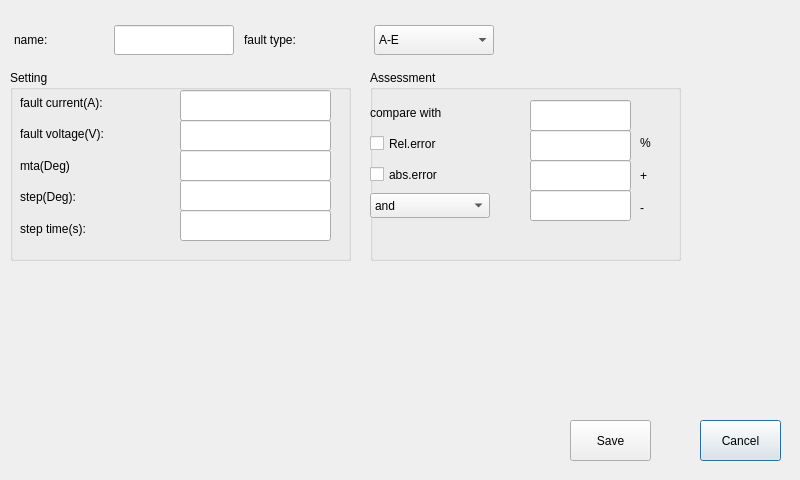
<?xml version="1.0" encoding="UTF-8"?>
<ui version="4.0">
 <class>PowerPara</class>
 <widget class="QDialog" name="PowerPara">
  <property name="geometry">
   <rect>
    <x>0</x>
    <y>0</y>
    <width>800</width>
    <height>480</height>
   </rect>
  </property>
  <property name="windowTitle">
   <string>Dialog</string>
  </property>
  <widget class="QPushButton" name="pushButton_2">
   <property name="geometry">
    <rect>
     <x>700</x>
     <y>420</y>
     <width>81</width>
     <height>41</height>
    </rect>
   </property>
   <property name="text">
    <string>Cancel</string>
   </property>
  </widget>
  <widget class="QGroupBox" name="groupBox">
   <property name="geometry">
    <rect>
     <x>10</x>
     <y>70</y>
     <width>341</width>
     <height>191</height>
    </rect>
   </property>
   <property name="title">
    <string>Setting</string>
   </property>
   <widget class="QWidget" name="verticalLayoutWidget">
    <property name="geometry">
     <rect>
      <x>10</x>
      <y>20</y>
      <width>151</width>
      <height>151</height>
     </rect>
    </property>
    <layout class="QVBoxLayout" name="verticalLayout">
     <item>
      <widget class="QLabel" name="label">
       <property name="text">
        <string>fault current(A):</string>
       </property>
      </widget>
     </item>
     <item>
      <widget class="QLabel" name="label_2">
       <property name="text">
        <string>fault voltage(V):</string>
       </property>
      </widget>
     </item>
     <item>
      <widget class="QLabel" name="label_3">
       <property name="text">
        <string>mta(Deg)</string>
       </property>
      </widget>
     </item>
     <item>
      <widget class="QLabel" name="label_11">
       <property name="text">
        <string>step(Deg):</string>
       </property>
      </widget>
     </item>
     <item>
      <widget class="QLabel" name="label_12">
       <property name="text">
        <string>step time(s):</string>
       </property>
      </widget>
     </item>
    </layout>
   </widget>
   <widget class="QLineEdit" name="lineEdit_4">
    <property name="geometry">
     <rect>
      <x>170</x>
      <y>80</y>
      <width>151</width>
      <height>31</height>
     </rect>
    </property>
   </widget>
   <widget class="QLineEdit" name="lineEdit_3">
    <property name="geometry">
     <rect>
      <x>170</x>
      <y>50</y>
      <width>151</width>
      <height>31</height>
     </rect>
    </property>
   </widget>
   <widget class="QLineEdit" name="lineEdit_2">
    <property name="geometry">
     <rect>
      <x>170</x>
      <y>20</y>
      <width>151</width>
      <height>31</height>
     </rect>
    </property>
   </widget>
   <widget class="QLineEdit" name="lineEdit_5">
    <property name="geometry">
     <rect>
      <x>170</x>
      <y>110</y>
      <width>151</width>
      <height>31</height>
     </rect>
    </property>
   </widget>
   <widget class="QLineEdit" name="lineEdit_6">
    <property name="geometry">
     <rect>
      <x>170</x>
      <y>140</y>
      <width>151</width>
      <height>31</height>
     </rect>
    </property>
   </widget>
  </widget>
  <widget class="QGroupBox" name="groupBox_3">
   <property name="geometry">
    <rect>
     <x>370</x>
     <y>70</y>
     <width>311</width>
     <height>191</height>
    </rect>
   </property>
   <property name="title">
    <string>Assessment</string>
   </property>
   <widget class="QLineEdit" name="lineEdit_7">
    <property name="geometry">
     <rect>
      <x>160</x>
      <y>30</y>
      <width>101</width>
      <height>31</height>
     </rect>
    </property>
   </widget>
   <widget class="QLineEdit" name="lineEdit_8">
    <property name="geometry">
     <rect>
      <x>160</x>
      <y>60</y>
      <width>101</width>
      <height>31</height>
     </rect>
    </property>
   </widget>
   <widget class="QLineEdit" name="lineEdit_9">
    <property name="geometry">
     <rect>
      <x>160</x>
      <y>90</y>
      <width>101</width>
      <height>31</height>
     </rect>
    </property>
   </widget>
   <widget class="QLineEdit" name="lineEdit_10">
    <property name="geometry">
     <rect>
      <x>160</x>
      <y>120</y>
      <width>101</width>
      <height>31</height>
     </rect>
    </property>
   </widget>
   <widget class="QWidget" name="verticalLayoutWidget_2">
    <property name="geometry">
     <rect>
      <x>270</x>
      <y>60</y>
      <width>31</width>
      <height>91</height>
     </rect>
    </property>
    <layout class="QVBoxLayout" name="verticalLayout_2">
     <item>
      <widget class="QLabel" name="label_6">
       <property name="text">
        <string>%</string>
       </property>
      </widget>
     </item>
     <item>
      <widget class="QLabel" name="label_7">
       <property name="text">
        <string>+</string>
       </property>
      </widget>
     </item>
     <item>
      <widget class="QLabel" name="label_10">
       <property name="text">
        <string>-</string>
       </property>
      </widget>
     </item>
    </layout>
   </widget>
   <widget class="QWidget" name="verticalLayoutWidget_3">
    <property name="geometry">
     <rect>
      <x>0</x>
      <y>30</y>
      <width>151</width>
      <height>120</height>
     </rect>
    </property>
    <layout class="QVBoxLayout" name="verticalLayout_3">
     <item>
      <widget class="QLabel" name="label_5">
       <property name="sizePolicy">
        <sizepolicy hsizetype="Fixed" vsizetype="Fixed">
         <horstretch>0</horstretch>
         <verstretch>0</verstretch>
        </sizepolicy>
       </property>
       <property name="minimumSize">
        <size>
         <width>120</width>
         <height>25</height>
        </size>
       </property>
       <property name="text">
        <string>compare with</string>
       </property>
      </widget>
     </item>
     <item>
      <widget class="QCheckBox" name="checkBox">
       <property name="sizePolicy">
        <sizepolicy hsizetype="Fixed" vsizetype="Fixed">
         <horstretch>0</horstretch>
         <verstretch>0</verstretch>
        </sizepolicy>
       </property>
       <property name="minimumSize">
        <size>
         <width>120</width>
         <height>25</height>
        </size>
       </property>
       <property name="text">
        <string>Rel.error</string>
       </property>
      </widget>
     </item>
     <item>
      <widget class="QCheckBox" name="checkBox_2">
       <property name="sizePolicy">
        <sizepolicy hsizetype="Fixed" vsizetype="Fixed">
         <horstretch>0</horstretch>
         <verstretch>0</verstretch>
        </sizepolicy>
       </property>
       <property name="minimumSize">
        <size>
         <width>120</width>
         <height>25</height>
        </size>
       </property>
       <property name="text">
        <string>abs.error</string>
       </property>
      </widget>
     </item>
     <item>
      <widget class="QComboBox" name="comboBox_2">
       <property name="sizePolicy">
        <sizepolicy hsizetype="Fixed" vsizetype="Fixed">
         <horstretch>0</horstretch>
         <verstretch>0</verstretch>
        </sizepolicy>
       </property>
       <property name="minimumSize">
        <size>
         <width>120</width>
         <height>25</height>
        </size>
       </property>
       <item>
        <property name="text">
         <string>and</string>
        </property>
       </item>
       <item>
        <property name="text">
         <string>or</string>
        </property>
       </item>
      </widget>
     </item>
    </layout>
   </widget>
  </widget>
  <widget class="QPushButton" name="pushButton">
   <property name="geometry">
    <rect>
     <x>570</x>
     <y>420</y>
     <width>81</width>
     <height>41</height>
    </rect>
   </property>
   <property name="text">
    <string>Save</string>
   </property>
  </widget>
  <widget class="QWidget" name="horizontalLayoutWidget">
   <property name="geometry">
    <rect>
     <x>10</x>
     <y>20</y>
     <width>491</width>
     <height>41</height>
    </rect>
   </property>
   <layout class="QHBoxLayout" name="horizontalLayout">
    <item>
     <widget class="QLabel" name="label_8">
      <property name="sizePolicy">
       <sizepolicy hsizetype="Fixed" vsizetype="Fixed">
        <horstretch>0</horstretch>
        <verstretch>0</verstretch>
       </sizepolicy>
      </property>
      <property name="minimumSize">
       <size>
        <width>90</width>
        <height>30</height>
       </size>
      </property>
      <property name="text">
       <string>name:</string>
      </property>
     </widget>
    </item>
    <item>
     <widget class="QLineEdit" name="lineEdit">
      <property name="sizePolicy">
       <sizepolicy hsizetype="Fixed" vsizetype="Fixed">
        <horstretch>0</horstretch>
        <verstretch>0</verstretch>
       </sizepolicy>
      </property>
      <property name="minimumSize">
       <size>
        <width>120</width>
        <height>30</height>
       </size>
      </property>
     </widget>
    </item>
    <item>
     <widget class="QLabel" name="label_4">
      <property name="sizePolicy">
       <sizepolicy hsizetype="Fixed" vsizetype="Fixed">
        <horstretch>0</horstretch>
        <verstretch>0</verstretch>
       </sizepolicy>
      </property>
      <property name="minimumSize">
       <size>
        <width>120</width>
        <height>30</height>
       </size>
      </property>
      <property name="text">
       <string>fault type:</string>
      </property>
     </widget>
    </item>
    <item>
     <widget class="QComboBox" name="comboBox">
      <property name="sizePolicy">
       <sizepolicy hsizetype="Fixed" vsizetype="Fixed">
        <horstretch>0</horstretch>
        <verstretch>0</verstretch>
       </sizepolicy>
      </property>
      <property name="minimumSize">
       <size>
        <width>120</width>
        <height>30</height>
       </size>
      </property>
      <item>
       <property name="text">
        <string>A-E</string>
       </property>
      </item>
      <item>
       <property name="text">
        <string>B-E</string>
       </property>
      </item>
      <item>
       <property name="text">
        <string>C-E</string>
       </property>
      </item>
      <item>
       <property name="text">
        <string>A-B-C</string>
       </property>
      </item>
     </widget>
    </item>
   </layout>
  </widget>
 </widget>
 <resources/>
 <connections/>
</ui>
